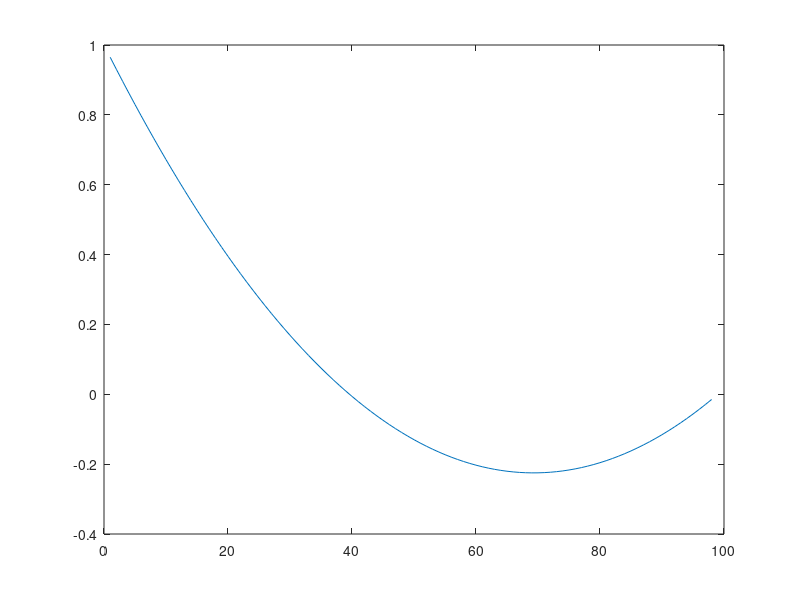

This figure's MATLAB source:
D = 1;
u = 0;
L = 10;
N = 100;

theta0 = 1;
theta1 = 0;
Q = -0.05;

dx = L/(N-1);

A = zeros(N-2);
b = ones(N-2,1)*Q;
% x = zeros(N-2,1);

for ii = 1:N-2
    A(ii,ii) = (2*D+u*dx)/dx^2;
    if ii~=1
        A(ii,ii-1) = -(D+u*dx)/dx^2;
    end
    if ii~=N-2
        A(ii,ii+1) = -(D+u*dx)/dx^2;
    end
    
end

b(1) = b(1) + (D+u*dx)/dx^2*theta0;
b(end) = b(end) + (D+u*dx)/dx^2*theta1;

x = A\b;

plot(x)

